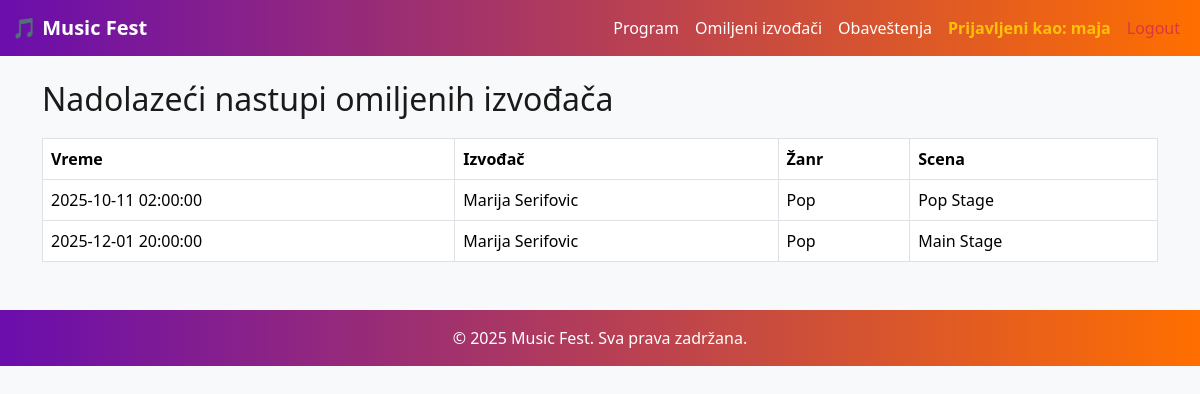
Screenshot of /notifications.php (signed in) with the database file from the repository.
### tables this page shows
CREATE TABLE `program` (
  `id` int(11) NOT NULL,
  `festival_id` int(11) NOT NULL,
  `artist_id` int(11) NOT NULL,
  `stage` varchar(50) DEFAULT NULL,
  `performance_time` datetime NOT NULL
);

CREATE TABLE `artists` (
  `id` int(11) NOT NULL,
  `name` varchar(100) NOT NULL,
  `genre` varchar(50) DEFAULT NULL,
  `bio` text DEFAULT NULL,
  `image` varchar(255) DEFAULT NULL,
  `created_at` timestamp NOT NULL DEFAULT current_timestamp(),
  `views` int(11) DEFAULT 0
);

### notifications.php (the view, shortened to what this page needs)
<?php
require 'dbconn.php';
include 'header.php';
$user_id = intval($_SESSION['user_id']);
$sql = "SELECT p.*, a.name AS artist_name, a.genre
        FROM favorites f
        JOIN program p ON f.artist_id = p.artist_id
        JOIN artists a ON p.artist_id = a.id
        WHERE f.user_id=$user_id
        AND p.performance_time >= NOW()
        ORDER BY p.performance_time";
$result = $conn->query($sql);
?>
<h2>Nadolazeći nastupi omiljenih izvođača</h2>
<table class="table table-bordered">
    <thead>
        <tr>
            <th>Vreme</th>
            <th>Izvođač</th>
            <th>Žanr</th>
            <th>Scena</th>
        </tr>
    </thead>
    <tbody>
        <?php while($row = $result->fetch_assoc()): ?>
        <tr>
            <td><?php echo $row['performance_time']; ?></td>
            <td><?php echo $row['artist_name']; ?></td>
            <td><?php echo $row['genre']; ?></td>
            <td><?php echo $row['stage']; ?></td>
        </tr>
        <?php endwhile; ?>
    </tbody>
</table>
<?php include 'footer.php'; ?>

### style.css (style rules this page uses)
body { font-family: 'Segoe UI', Tahoma, Geneva, Verdana, sans-serif; background-color: #f8f9fa; color: #333; }
h1, h2 { color: #1a1a1a; margin-bottom: 20px; }
table { background-color: #fff; }
table th { background-color: #007bff; color: #fff; }
table td, table th { padding: 10px; text-align: left; }

### rows the page displays
program: performance_time "2025-10-11 02:00:00", artist.name "Marija Serifovic", artist.genre "Pop", stage "Pop Stage"
program: performance_time "2025-12-01 20:00:00", artist.name "Marija Serifovic", artist.genre "Pop", stage "Main Stage"

### other values shown
$_SESSION['username'] "maja"
